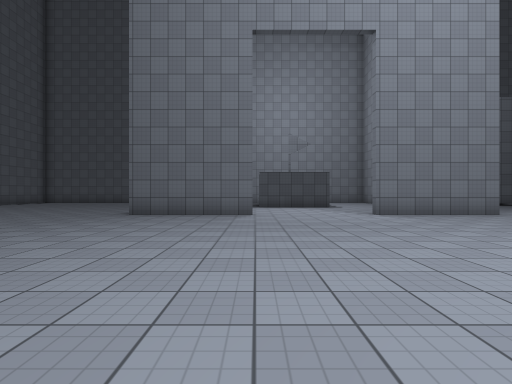
[1] (above)

24 first-person views from a walk through a scene from a Unity 3-D project. The camera is 1.3 m above the floor, looks level and sees 80° across. The floor is counted in squares, 2 m on a side. Each view is taken from the middle of a square. On the plan, view 1 faces up. The plan holds only what a view shows up to about 10 squares ahead; the rest is blank. The place goes on beyond the plan. The player is left out. Surface patterns are stand-ins for the level's own textures.

[2]
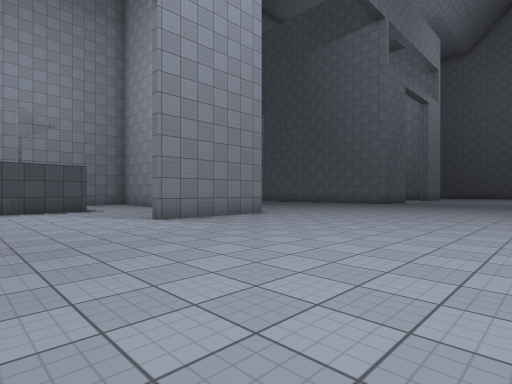

[3]
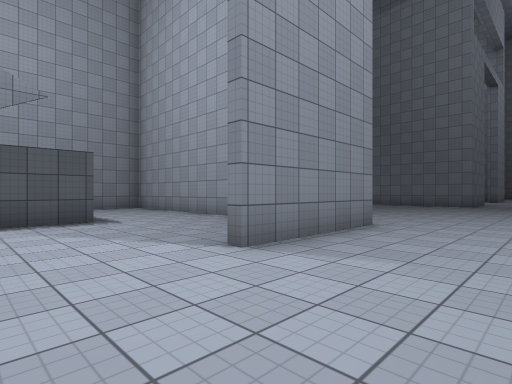

[4]
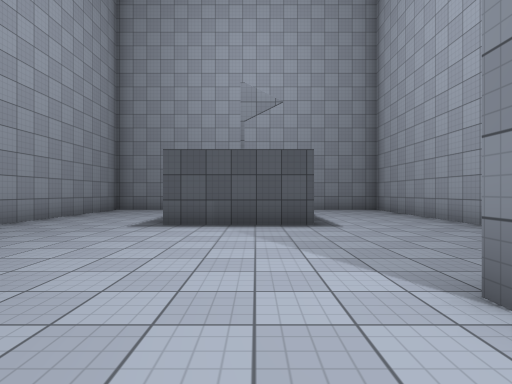

[5]
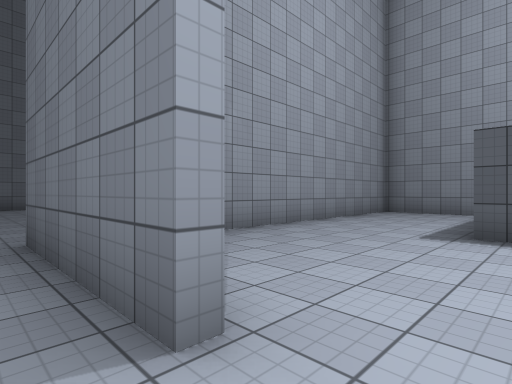

[6]
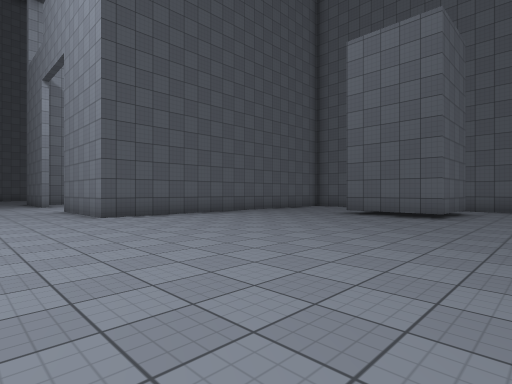

[7]
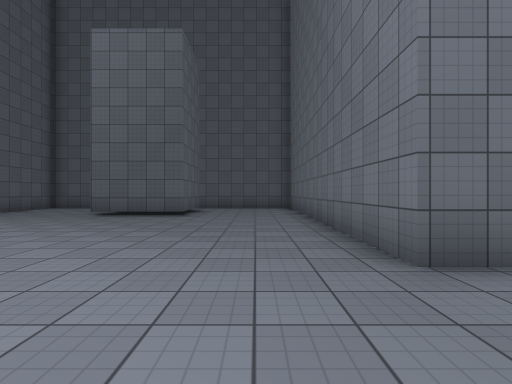

[8]
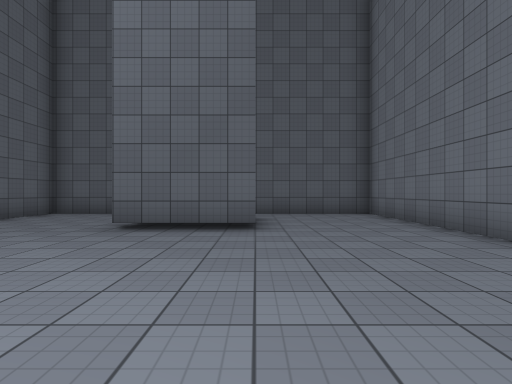

[9]
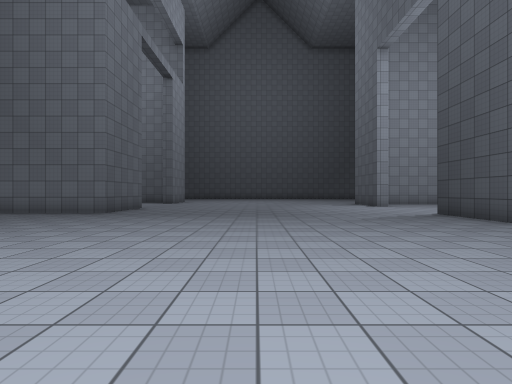

[10]
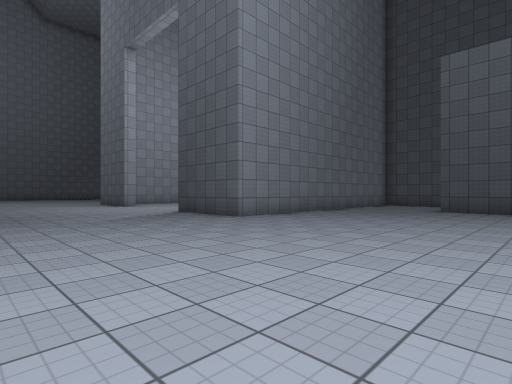

[11]
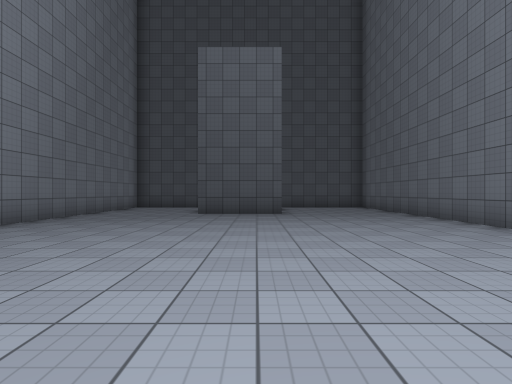

[12]
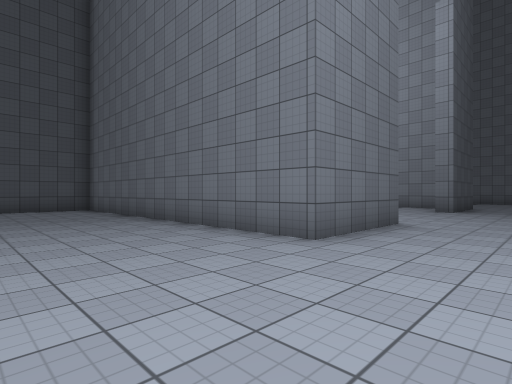

[13]
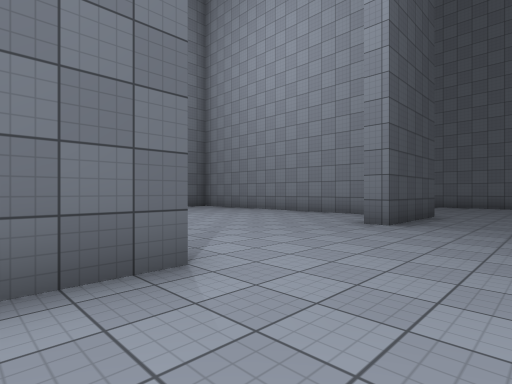

[14]
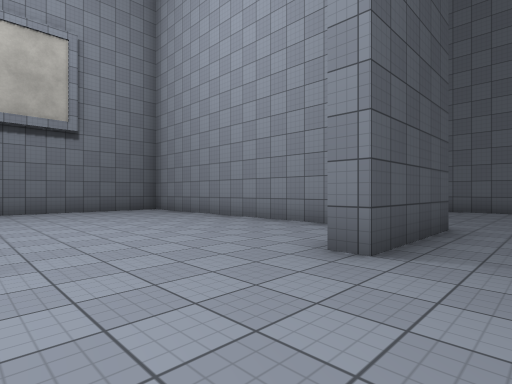

[15]
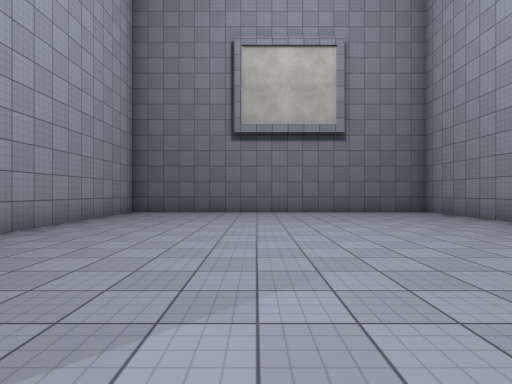

[16]
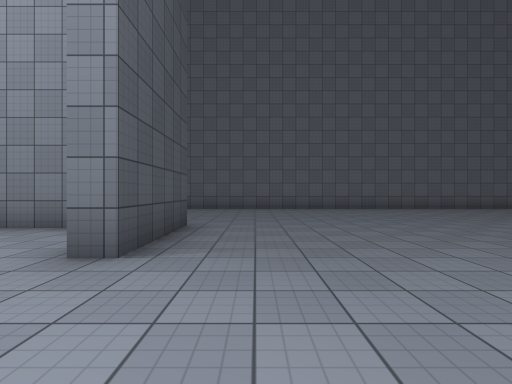

[17]
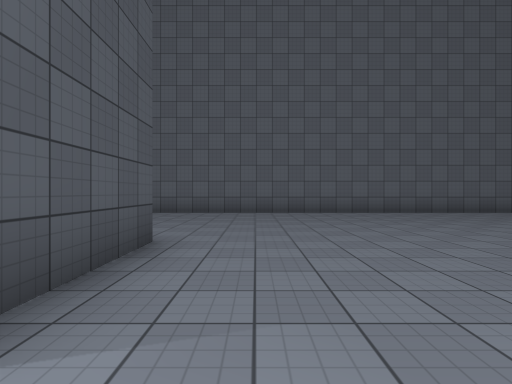

[18]
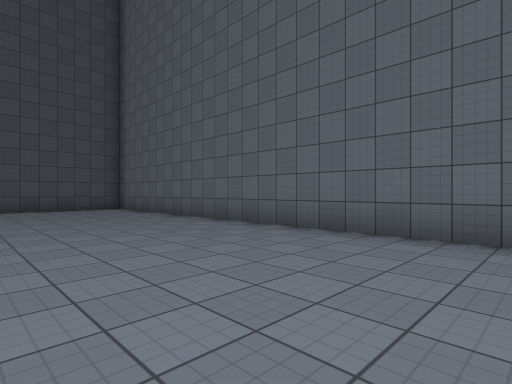

[19]
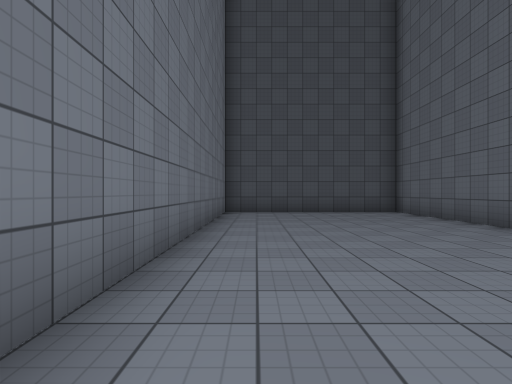

[20]
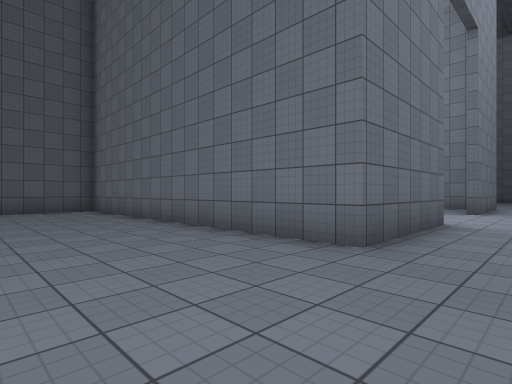

[21]
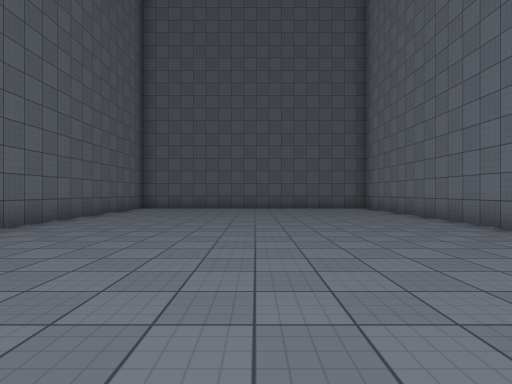

[22]
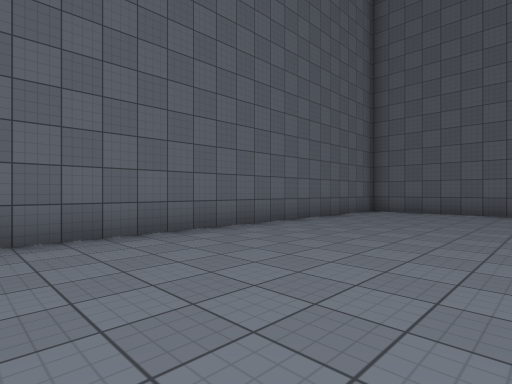

[23]
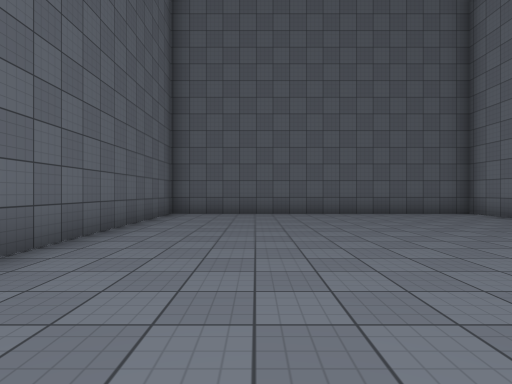

[24]
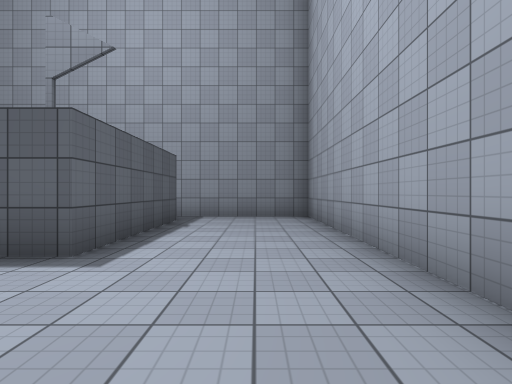

### Floor plan
Key: @ floor where view 1 was taken; # wall or solid block; . floor; O other object.
Columns run from 13 left of view 1 to 19 right of it. Each row starts with its distance up from view 1.
 19 #############   #######   #####
 18 #.........#..   ....#..   ....#
 17 #.........#..   O...#..   ....#
 16 #.........#...  O...#...  #...#
 15 #.........#... OO...#...###...#
 14 #.........#...  O...#.........#
 13 #.........#...OOO...#.........#
 12 #.........#.........#.........#
 11 #.........#.........#.........#
 10 #.........#........ #.........#
  9 #.........###....####.........#
  8 #..............................
  7 #..............................
  6 #.....  .......................
  5 #......  ......................
  4 #..............................
  3 #................................
  2 #................................
  1 #...............................
  0 #............@.................
 -1 #......###....###..........###.
 -2 #.....##......  #.........##
 -3 #.....#........ #.........#
 -4 #.....#.........#.........#
 -5 #.....#.........#.........#
 -6 #.....#.........#.........#
 -7 #.....#.........#....##...#
 -8 #.....#.........#....  ...#
 -9 #.....#.........#...
-10 #.....#.........#...
-11 ####################

Positions as (right, up) in squares from view 1, and headings:
1: (0, 0), facing up
2: (0, 2), facing up-right
3: (1, 6), facing up-right
4: (2, 7), facing up
5: (1, 8), facing up-left
6: (15, 6), facing up-left
7: (15, 6), facing up
8: (13, 9), facing up
9: (7, 4), facing right
10: (7, 4), facing down-right
11: (8, 2), facing down
12: (7, 1), facing down-left
13: (2, 1), facing down-left
14: (-1, 0), facing down-left
15: (-1, -1), facing down
16: (-1, 0), facing left
17: (-3, 0), facing left
18: (-8, 1), facing down-left
19: (-8, -1), facing down
20: (-7, 7), facing up-right
21: (-8, 6), facing up
22: (-8, 8), facing up-left
23: (-10, 9), facing up
24: (5, 10), facing up
